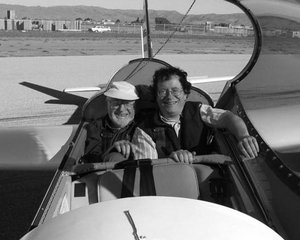
//> input picture cpp_opencv/03_imgproc_module/22_match_template/Template_Matching_Original_Image.jpg, 300 x 240 px
$ ./erosion_dilation ../22_match_template/Template_Matching_Original_Image.jpg   (built with g++ and OpenCV 4)
//> lines starting //> are read from the running program, lines starting //| are printed output that depends on the picture
/**
 * @file Morphology_1.cpp
 * @brief Erosion and Dilation sample code
 * @author OpenCV team
 */

#include "opencv2/imgproc.hpp"
#include "opencv2/highgui.hpp"
#include <iostream>

using namespace cv;
using namespace std;

/// Global variables
Mat src, erosion_dst, dilation_dst;

int erosion_elem = 0;
int erosion_size = 0;
int dilation_elem = 0;
int dilation_size = 0;
int const max_elem = 2;
int const max_kernel_size = 21;

/** Function Headers */
void Erosion( int, void* );
void Dilation( int, void* );

/**
 * @function main
 */
int main( int argc, char** argv )
{
  /// Load an image
  CommandLineParser parser( argc, argv, "{@input | ../../data/LinuxLogo.jpg | input image}" );
  src = imread( parser.get<String>( "@input" ), IMREAD_COLOR );
//> src is the input picture: 240 rows x 300 cols, CV_8UC3; min 0, max 255, mean 118.1
  if( src.empty() )
  {
    cout << "Could not open or find the image!\n" << endl;
    cout << "Usage: " << argv[0] << " <Input image>" << endl;
    return -1;
  }

  /// Create windows
  namedWindow( "Erosion Demo", WINDOW_AUTOSIZE );
  namedWindow( "Dilation Demo", WINDOW_AUTOSIZE );
  moveWindow( "Dilation Demo", src.cols, 0 );

  /// Create Erosion Trackbar
  createTrackbar( "Element:\n 0: Rect \n 1: Cross \n 2: Ellipse", "Erosion Demo",
          &erosion_elem, max_elem,
          Erosion );
//> slider 'Element:\n 0: Rect \n 1: Cross \n' is set to 1

  createTrackbar( "Kernel size:\n 2n +1", "Erosion Demo",
          &erosion_size, max_kernel_size,
          Erosion );
//> slider 'Kernel size:\n 2n +1' is set to 7

  /// Create Dilation Trackbar
  createTrackbar( "Element:\n 0: Rect \n 1: Cross \n 2: Ellipse", "Dilation Demo",
          &dilation_elem, max_elem,
          Dilation );
//> slider 'Element:\n 0: Rect \n 1: Cross \n' is set to 1

  createTrackbar( "Kernel size:\n 2n +1", "Dilation Demo",
          &dilation_size, max_kernel_size,
          Dilation );
//> slider 'Kernel size:\n 2n +1' is set to 7

  /// Default start
  Erosion( 0, 0 );
  Dilation( 0, 0 );

  waitKey(0);
  return 0;
}

//![erosion]
/**
 * @function Erosion
 */
void Erosion( int, void* )
{
  int erosion_type = 0;
  if( erosion_elem == 0 ){ erosion_type = MORPH_RECT; }
  else if( erosion_elem == 1 ){ erosion_type = MORPH_CROSS; }
  else if( erosion_elem == 2) { erosion_type = MORPH_ELLIPSE; }

  //![kernel]
  Mat element = getStructuringElement( erosion_type,
                       Size( 2*erosion_size + 1, 2*erosion_size+1 ),
                       Point( erosion_size, erosion_size ) );
  //![kernel]

  /// Apply the erosion operation
  erode( src, erosion_dst, element );
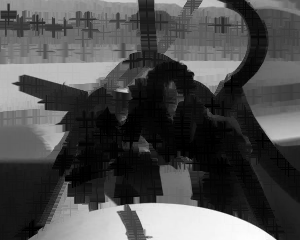
//> erosion_dst: 240 rows x 300 cols, CV_8UC3; min 0, max 253, mean 77.7
  imshow( "Erosion Demo", erosion_dst );
}
//![erosion]

//![dilation]
/**
 * @function Dilation
 */
void Dilation( int, void* )
{
  int dilation_type = 0;
  if( dilation_elem == 0 ){ dilation_type = MORPH_RECT; }
  else if( dilation_elem == 1 ){ dilation_type = MORPH_CROSS; }
  else if( dilation_elem == 2) { dilation_type = MORPH_ELLIPSE; }

  Mat element = getStructuringElement( dilation_type,
                       Size( 2*dilation_size + 1, 2*dilation_size+1 ),
                       Point( dilation_size, dilation_size ) );

  /// Apply the dilation operation
  dilate( src, dilation_dst, element );
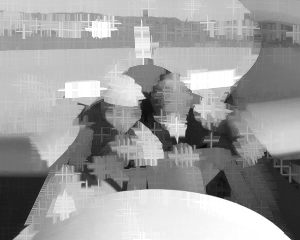
//> dilation_dst: 240 rows x 300 cols, CV_8UC3; min 9, max 255, mean 158
  imshow( "Dilation Demo", dilation_dst );
}
//![dilation]
